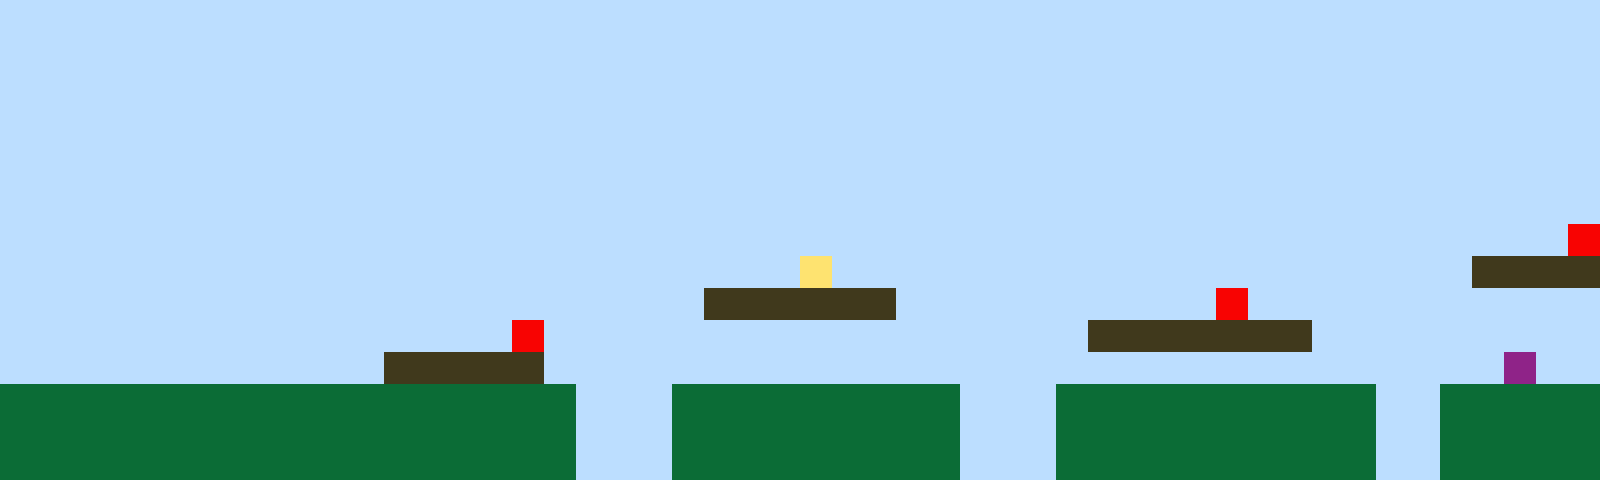

This is a level from a 2D game, rendered from its Tiled map with the project's own tilesets. A one-line summary and the complete map file follow:
An orthogonal 50x15 tile map with 32x32 px tiles, 1 tile layer (Tile Layer 1).

<map version="1.10" tiledversion="1.11.2" orientation="orthogonal" renderorder="right-up" width="50" height="15" tilewidth="32" tileheight="32" infinite="0" nextlayerid="2" nextobjectid="1"><editorsettings><export target="map1.csv" format="csv" /></editorsettings><tileset firstgid="1" name="sprites" tilewidth="32" tileheight="32" tilecount="6" columns="3"><image source="sprites.png" width="96" height="64" /></tileset><layer id="1" name="Tile Layer 1" width="50" height="15"><data encoding="csv">1,1,1,1,1,1,1,1,1,1,1,1,1,1,1,1,1,1,1,1,1,1,1,1,1,1,1,1,1,1,1,1,1,1,1,1,1,1,1,1,1,1,1,1,1,1,1,1,1,1,1,1,1,1,1,1,1,1,1,1,1,1,1,1,1,1,1,1,1,1,1,1,1,1,1,1,1,1,1,1,1,1,1,1,1,1,1,1,1,1,1,1,1,1,1,1,1,1,1,1,1,1,1,1,1,1,1,1,1,1,1,1,1,1,1,1,1,1,1,1,1,1,1,1,1,1,1,1,1,1,1,1,1,1,1,1,1,1,1,1,1,1,1,1,1,1,1,1,1,1,1,1,1,1,1,1,1,1,1,1,1,1,1,1,1,1,1,1,1,1,1,1,1,1,1,1,1,1,1,1,1,1,1,1,1,1,1,1,1,1,1,1,1,1,1,1,1,1,1,1,1,1,1,1,1,1,1,1,1,1,1,1,1,1,1,1,1,1,1,1,1,1,1,1,1,1,1,1,1,1,1,1,1,1,1,1,1,1,1,1,1,1,1,1,1,1,1,1,1,1,1,1,1,1,1,1,1,1,1,1,1,1,1,1,1,1,1,1,1,1,1,1,1,1,1,1,1,1,1,1,1,1,1,1,1,1,1,1,1,1,1,1,1,1,1,1,1,1,1,1,1,1,1,1,1,1,1,1,1,1,1,1,1,1,1,1,1,1,1,1,1,1,1,1,1,1,1,1,1,1,1,1,1,1,1,1,1,1,1,1,1,1,1,1,1,1,1,1,1,1,1,1,1,1,1,1,1,1,1,1,1,1,1,1,1,1,1,1,1,1,1,1,1,1,1,1,1,1,1,1,1,1,1,1,1,1,1,1,1,1,1,1,1,1,1,1,1,1,1,5,1,1,1,1,1,1,1,1,1,1,1,1,1,1,1,1,1,1,1,1,1,1,1,1,1,4,1,1,1,1,1,1,1,1,1,1,1,1,1,1,1,1,1,1,1,1,3,3,3,3,1,1,1,1,1,1,1,1,1,1,1,1,1,1,1,1,1,1,1,1,1,1,3,3,3,3,3,3,1,1,1,1,1,1,1,1,1,1,5,1,1,1,1,1,1,1,1,1,1,1,1,1,1,1,1,1,1,1,1,1,1,1,1,1,1,1,5,1,1,1,1,1,1,1,1,1,1,1,1,1,1,1,1,1,3,3,3,3,3,3,3,1,1,1,1,1,1,1,1,1,1,1,1,1,1,1,1,1,1,1,1,1,3,3,3,3,3,1,1,1,1,1,1,1,1,1,1,1,1,1,1,1,1,1,1,1,1,1,1,1,1,1,1,1,1,1,1,6,1,1,2,2,2,2,2,2,2,2,2,2,2,2,2,2,2,2,2,2,1,1,1,2,2,2,2,2,2,2,2,2,1,1,1,2,2,2,2,2,2,2,2,2,2,1,1,2,2,2,2,2,2,2,2,2,2,2,2,2,2,2,2,2,2,2,2,2,2,2,1,1,1,2,2,2,2,2,2,2,2,2,1,1,1,2,2,2,2,2,2,2,2,2,2,1,1,2,2,2,2,2,2,2,2,2,2,2,2,2,2,2,2,2,2,2,2,2,2,2,1,1,1,2,2,2,2,2,2,2,2,2,1,1,1,2,2,2,2,2,2,2,2,2,2,1,1,2,2,2,2,2</data></layer></map>
